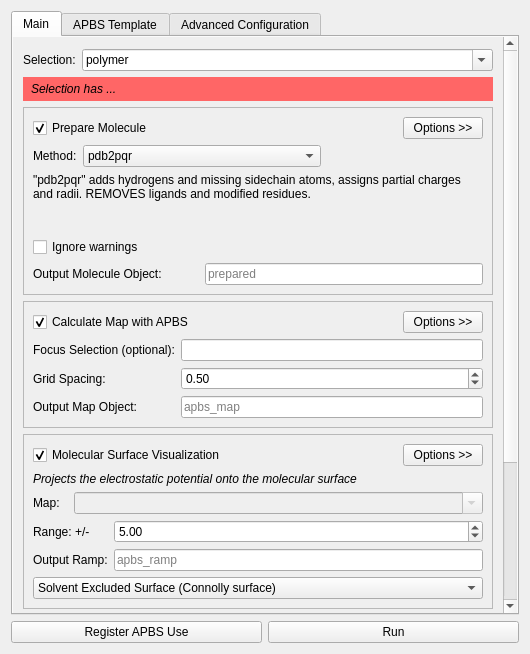
<?xml version="1.0" encoding="UTF-8"?>
<ui version="4.0">
 <class>Form</class>
 <widget class="QWidget" name="Form">
  <property name="geometry">
   <rect>
    <x>0</x>
    <y>0</y>
    <width>530</width>
    <height>654</height>
   </rect>
  </property>
  <property name="baseSize">
   <size>
    <width>200</width>
    <height>200</height>
   </size>
  </property>
  <property name="windowTitle">
   <string notr="true">APBS Electrostatics</string>
  </property>
  <layout class="QVBoxLayout" name="verticalLayout">
   <item>
    <widget class="QTabWidget" name="tabWidget">
     <property name="currentIndex">
      <number>0</number>
     </property>
     <widget class="QScrollArea" name="scrollArea">
      <property name="sizePolicy">
       <sizepolicy hsizetype="MinimumExpanding" vsizetype="Expanding">
        <horstretch>0</horstretch>
        <verstretch>0</verstretch>
       </sizepolicy>
      </property>
      <property name="styleSheet">
       <string notr="true">QWidget[transparent_background=true] {background-color:transparent}</string>
      </property>
      <property name="frameShape">
       <enum>QFrame::NoFrame</enum>
      </property>
      <property name="horizontalScrollBarPolicy">
       <enum>Qt::ScrollBarAlwaysOff</enum>
      </property>
      <property name="widgetResizable">
       <bool>true</bool>
      </property>
      <property name="transparent_background" stdset="0">
       <bool>true</bool>
      </property>
      <attribute name="title">
       <string notr="true">Main</string>
      </attribute>
      <widget class="QWidget" name="scrollAreaWidgetContents">
       <property name="geometry">
        <rect>
         <x>0</x>
         <y>0</y>
         <width>485</width>
         <height>965</height>
        </rect>
       </property>
       <property name="transparent_background" stdset="0">
        <bool>true</bool>
       </property>
       <layout class="QVBoxLayout" name="verticalLayout_16">
        <property name="leftMargin">
         <number>10</number>
        </property>
        <property name="topMargin">
         <number>12</number>
        </property>
        <property name="rightMargin">
         <number>10</number>
        </property>
        <property name="bottomMargin">
         <number>10</number>
        </property>
        <item>
         <layout class="QHBoxLayout" name="horizontalLayout_4">
          <item>
           <widget class="QLabel" name="label">
            <property name="text">
             <string notr="true">Selection:</string>
            </property>
            <property name="buddy">
             <cstring>input_sele</cstring>
            </property>
           </widget>
          </item>
          <item>
           <widget class="QComboBox" name="input_sele">
            <property name="sizePolicy">
             <sizepolicy hsizetype="Expanding" vsizetype="Fixed">
              <horstretch>0</horstretch>
              <verstretch>0</verstretch>
             </sizepolicy>
            </property>
            <property name="editable">
             <bool>true</bool>
            </property>
            <item>
             <property name="text">
              <string notr="true">polymer</string>
             </property>
            </item>
           </widget>
          </item>
         </layout>
        </item>
        <item>
         <widget class="QLabel" name="label_sele_has">
          <property name="font">
           <font>
            <italic>true</italic>
           </font>
          </property>
          <property name="styleSheet">
           <string notr="true">background: #f66; color: black; padding: 5;</string>
          </property>
          <property name="text">
           <string notr="true">Selection has ...</string>
          </property>
         </widget>
        </item>
        <item>
         <widget class="QFrame" name="groupBox">
          <property name="frameShape">
           <enum>QFrame::StyledPanel</enum>
          </property>
          <layout class="QVBoxLayout" name="verticalLayout_2">
           <item>
            <layout class="QHBoxLayout" name="horizontalLayout">
             <item>
              <widget class="QCheckBox" name="do_prepare">
               <property name="toolTip">
                <string notr="true">uncheck if the selected molecule already has partial charges and radii (&quot;elec_radius&quot; property) assigned, e.g. if you have loaded a PQR file</string>
               </property>
               <property name="text">
                <string notr="true">Prepare Molecule</string>
               </property>
               <property name="checked">
                <bool>true</bool>
               </property>
              </widget>
             </item>
             <item>
              <spacer name="horizontalSpacer">
               <property name="orientation">
                <enum>Qt::Horizontal</enum>
               </property>
               <property name="sizeHint" stdset="0">
                <size>
                 <width>40</width>
                 <height>20</height>
                </size>
               </property>
              </spacer>
             </item>
             <item>
              <widget class="QPushButton" name="optbutton_prepare">
               <property name="text">
                <string notr="true">Options &gt;&gt;</string>
               </property>
               <property name="checkable">
                <bool>true</bool>
               </property>
              </widget>
             </item>
            </layout>
           </item>
           <item>
            <widget class="QWidget" name="optarea_prep" native="true">
             <property name="enabled">
              <bool>true</bool>
             </property>
             <property name="sizePolicy">
              <sizepolicy hsizetype="Preferred" vsizetype="Minimum">
               <horstretch>0</horstretch>
               <verstretch>0</verstretch>
              </sizepolicy>
             </property>
             <layout class="QGridLayout" name="gridLayout">
              <property name="sizeConstraint">
               <enum>QLayout::SetDefaultConstraint</enum>
              </property>
              <property name="leftMargin">
               <number>0</number>
              </property>
              <property name="topMargin">
               <number>0</number>
              </property>
              <property name="rightMargin">
               <number>0</number>
              </property>
              <property name="bottomMargin">
               <number>0</number>
              </property>
              <item row="0" column="0">
               <widget class="QLabel" name="label_2">
                <property name="text">
                 <string notr="true">Method:</string>
                </property>
                <property name="buddy">
                 <cstring>prep_method</cstring>
                </property>
               </widget>
              </item>
              <item row="0" column="1" colspan="2">
               <widget class="QComboBox" name="prep_method">
                <item>
                 <property name="text">
                  <string notr="true">pdb2pqr</string>
                 </property>
                </item>
                <item>
                 <property name="text">
                  <string notr="true" comment="what's disambiguation?" extracomment="prepwizard adds hydrogens and missing sidechain atoms, and assigns partial charges. PyMOL's vdw radii will be used. Requires Schrodinger Suite.">prepwizard (SCHRODINGER)</string>
                 </property>
                </item>
                <item>
                 <property name="text">
                  <string notr="true">protein_assign_charges_and_radii</string>
                 </property>
                </item>
                <item>
                 <property name="text">
                  <string notr="true">use formal_charge and vdw</string>
                 </property>
                </item>
                <item>
                 <property name="text">
                  <string notr="true">use CB-pseudocharge and vdw</string>
                 </property>
                </item>
                <item>
                 <property name="text">
                  <string notr="true">use CA-pseudocharge and radius=3.0</string>
                 </property>
                </item>
                <item>
                 <property name="text">
                  <string notr="true">use vdw</string>
                 </property>
                </item>
               </widget>
              </item>
              <item row="0" column="3">
               <spacer name="horizontalSpacer_4">
                <property name="orientation">
                 <enum>Qt::Horizontal</enum>
                </property>
                <property name="sizeHint" stdset="0">
                 <size>
                  <width>40</width>
                  <height>20</height>
                 </size>
                </property>
               </spacer>
              </item>
              <item row="2" column="2" colspan="2">
               <widget class="QLineEdit" name="prep_name">
                <property name="text">
                 <string/>
                </property>
                <property name="placeholderText">
                 <string notr="true">prepared</string>
                </property>
               </widget>
              </item>
              <item row="2" column="0" colspan="2">
               <widget class="QLabel" name="label_3">
                <property name="text">
                 <string notr="true">Output Molecule Object:</string>
                </property>
                <property name="buddy">
                 <cstring>prep_name</cstring>
                </property>
               </widget>
              </item>
              <item row="1" column="0" colspan="4">
               <widget class="QStackedWidget" name="stackedWidget">
                <property name="currentIndex">
                 <number>0</number>
                </property>
                <widget class="QWidget" name="widget_2">
                 <layout class="QVBoxLayout" name="verticalLayout_8">
                  <property name="leftMargin">
                   <number>0</number>
                  </property>
                  <property name="topMargin">
                   <number>0</number>
                  </property>
                  <property name="rightMargin">
                   <number>0</number>
                  </property>
                  <property name="bottomMargin">
                   <number>0</number>
                  </property>
                  <item>
                   <widget class="QLabel" name="label_21">
                    <property name="sizePolicy">
                     <sizepolicy hsizetype="Preferred" vsizetype="Minimum">
                      <horstretch>0</horstretch>
                      <verstretch>0</verstretch>
                     </sizepolicy>
                    </property>
                    <property name="text">
                     <string notr="true">&quot;pdb2pqr&quot; adds hydrogens and missing sidechain atoms, assigns partial charges and radii. REMOVES ligands and modified residues.</string>
                    </property>
                    <property name="alignment">
                     <set>Qt::AlignLeading|Qt::AlignLeft|Qt::AlignTop</set>
                    </property>
                    <property name="wordWrap">
                     <bool>true</bool>
                    </property>
                   </widget>
                  </item>
                  <item>
                   <widget class="QCheckBox" name="pdb2pqr_ignore_warnings">
                    <property name="text">
                     <string notr="true">Ignore warnings</string>
                    </property>
                   </widget>
                  </item>
                 </layout>
                </widget>
                <widget class="QWidget" name="widget">
                 <layout class="QVBoxLayout" name="verticalLayout_9">
                  <property name="leftMargin">
                   <number>0</number>
                  </property>
                  <property name="topMargin">
                   <number>0</number>
                  </property>
                  <property name="rightMargin">
                   <number>0</number>
                  </property>
                  <property name="bottomMargin">
                   <number>0</number>
                  </property>
                  <item>
                   <widget class="QLabel" name="label_22">
                    <property name="sizePolicy">
                     <sizepolicy hsizetype="Preferred" vsizetype="Minimum">
                      <horstretch>0</horstretch>
                      <verstretch>0</verstretch>
                     </sizepolicy>
                    </property>
                    <property name="text">
                     <string notr="true">&quot;prepwizard&quot; adds hydrogens and missing sidechain atoms, and assigns partial charges. Can handle ligands and modified residues. PyMOL's vdw radii will be used. Requires Schrodinger Suite.</string>
                    </property>
                    <property name="alignment">
                     <set>Qt::AlignLeading|Qt::AlignLeft|Qt::AlignTop</set>
                    </property>
                    <property name="wordWrap">
                     <bool>true</bool>
                    </property>
                   </widget>
                  </item>
                  <item>
                   <widget class="QLineEdit" name="prepwizard_args">
                    <property name="toolTip">
                     <string>Additional command line options for prepwizard, for example &quot;-r 2.0&quot; or &quot;-fix&quot;</string>
                    </property>
                    <property name="placeholderText">
                     <string notr="true">extra command line options</string>
                    </property>
                   </widget>
                  </item>
                 </layout>
                </widget>
                <widget class="QWidget" name="page_3">
                 <layout class="QVBoxLayout" name="verticalLayout_10">
                  <property name="leftMargin">
                   <number>0</number>
                  </property>
                  <property name="topMargin">
                   <number>0</number>
                  </property>
                  <property name="rightMargin">
                   <number>0</number>
                  </property>
                  <property name="bottomMargin">
                   <number>0</number>
                  </property>
                  <item>
                   <widget class="QLabel" name="label_23">
                    <property name="sizePolicy">
                     <sizepolicy hsizetype="Preferred" vsizetype="Minimum">
                      <horstretch>0</horstretch>
                      <verstretch>0</verstretch>
                     </sizepolicy>
                    </property>
                    <property name="text">
                     <string notr="true">&quot;protein_assign_charges_and_radii&quot; REMOVES incomplete or modified residues, adds missing C-terminus, and assigns AMBER99 partial charges and radii</string>
                    </property>
                    <property name="alignment">
                     <set>Qt::AlignLeading|Qt::AlignLeft|Qt::AlignTop</set>
                    </property>
                    <property name="wordWrap">
                     <bool>true</bool>
                    </property>
                   </widget>
                  </item>
                 </layout>
                </widget>
                <widget class="QWidget" name="page_4">
                 <layout class="QVBoxLayout" name="verticalLayout_11">
                  <property name="leftMargin">
                   <number>0</number>
                  </property>
                  <property name="topMargin">
                   <number>0</number>
                  </property>
                  <property name="rightMargin">
                   <number>0</number>
                  </property>
                  <property name="bottomMargin">
                   <number>0</number>
                  </property>
                  <item>
                   <widget class="QLabel" name="label_24">
                    <property name="sizePolicy">
                     <sizepolicy hsizetype="Preferred" vsizetype="Minimum">
                      <horstretch>0</horstretch>
                      <verstretch>0</verstretch>
                     </sizepolicy>
                    </property>
                    <property name="text">
                     <string notr="true">Coarse grained charge model: use formal charges (-1/0/1) and PyMOL's vdw radii. Note that missing sidechains of charged residues (e.g. GLU) will not contribute any charge!</string>
                    </property>
                    <property name="alignment">
                     <set>Qt::AlignLeading|Qt::AlignLeft|Qt::AlignTop</set>
                    </property>
                    <property name="wordWrap">
                     <bool>true</bool>
                    </property>
                   </widget>
                  </item>
                 </layout>
                </widget>
                <widget class="QWidget" name="page">
                 <layout class="QVBoxLayout" name="verticalLayout_12">
                  <property name="leftMargin">
                   <number>0</number>
                  </property>
                  <property name="topMargin">
                   <number>0</number>
                  </property>
                  <property name="rightMargin">
                   <number>0</number>
                  </property>
                  <property name="bottomMargin">
                   <number>0</number>
                  </property>
                  <item>
                   <widget class="QLabel" name="label_25">
                    <property name="sizePolicy">
                     <sizepolicy hsizetype="Preferred" vsizetype="Minimum">
                      <horstretch>0</horstretch>
                      <verstretch>0</verstretch>
                     </sizepolicy>
                    </property>
                    <property name="text">
                     <string notr="true">Coarse grained charge model for proteins with &quot;stub&quot; side chains: place a pseudo charge on the CB atom of GLU, ASP, ARG and LYS</string>
                    </property>
                    <property name="alignment">
                     <set>Qt::AlignLeading|Qt::AlignLeft|Qt::AlignTop</set>
                    </property>
                    <property name="wordWrap">
                     <bool>true</bool>
                    </property>
                   </widget>
                  </item>
                 </layout>
                </widget>
                <widget class="QWidget" name="page_2">
                 <layout class="QVBoxLayout" name="verticalLayout_13">
                  <property name="leftMargin">
                   <number>0</number>
                  </property>
                  <property name="topMargin">
                   <number>0</number>
                  </property>
                  <property name="rightMargin">
                   <number>0</number>
                  </property>
                  <property name="bottomMargin">
                   <number>0</number>
                  </property>
                  <item>
                   <widget class="QLabel" name="label_26">
                    <property name="sizePolicy">
                     <sizepolicy hsizetype="Preferred" vsizetype="Minimum">
                      <horstretch>0</horstretch>
                      <verstretch>0</verstretch>
                     </sizepolicy>
                    </property>
                    <property name="text">
                     <string notr="true">Coarse grained charge model for CA-only models: place a pseudo charge on the CA atom of GLU, ASP, ARG and LYS and set a radius of 3.0 for all atoms</string>
                    </property>
                    <property name="alignment">
                     <set>Qt::AlignLeading|Qt::AlignLeft|Qt::AlignTop</set>
                    </property>
                    <property name="wordWrap">
                     <bool>true</bool>
                    </property>
                   </widget>
                  </item>
                 </layout>
                </widget>
                <widget class="QWidget" name="page_5">
                 <layout class="QVBoxLayout" name="verticalLayout_14">
                  <property name="leftMargin">
                   <number>0</number>
                  </property>
                  <property name="topMargin">
                   <number>0</number>
                  </property>
                  <property name="rightMargin">
                   <number>0</number>
                  </property>
                  <property name="bottomMargin">
                   <number>0</number>
                  </property>
                  <item>
                   <widget class="QLabel" name="label_27">
                    <property name="sizePolicy">
                     <sizepolicy hsizetype="Preferred" vsizetype="Minimum">
                      <horstretch>0</horstretch>
                      <verstretch>0</verstretch>
                     </sizepolicy>
                    </property>
                    <property name="text">
                     <string notr="true">Use existing &quot;partial_charge&quot;, use vdw as &quot;elec_radius&quot;</string>
                    </property>
                    <property name="alignment">
                     <set>Qt::AlignLeading|Qt::AlignLeft|Qt::AlignTop</set>
                    </property>
                    <property name="wordWrap">
                     <bool>true</bool>
                    </property>
                   </widget>
                  </item>
                 </layout>
                </widget>
               </widget>
              </item>
             </layout>
            </widget>
           </item>
          </layout>
         </widget>
        </item>
        <item>
         <widget class="QFrame" name="groupBox_2">
          <property name="frameShape">
           <enum>QFrame::StyledPanel</enum>
          </property>
          <layout class="QVBoxLayout" name="verticalLayout_4">
           <item>
            <layout class="QHBoxLayout" name="horizontalLayout_2">
             <item>
              <widget class="QCheckBox" name="do_apbs">
               <property name="text">
                <string notr="true">Calculate Map with APBS</string>
               </property>
               <property name="checked">
                <bool>true</bool>
               </property>
              </widget>
             </item>
             <item>
              <spacer name="horizontalSpacer_2">
               <property name="orientation">
                <enum>Qt::Horizontal</enum>
               </property>
               <property name="sizeHint" stdset="0">
                <size>
                 <width>40</width>
                 <height>20</height>
                </size>
               </property>
              </spacer>
             </item>
             <item>
              <widget class="QPushButton" name="optbutton_apbs">
               <property name="text">
                <string notr="true">Options &gt;&gt;</string>
               </property>
               <property name="checkable">
                <bool>true</bool>
               </property>
              </widget>
             </item>
            </layout>
           </item>
           <item>
            <widget class="QWidget" name="optarea_apbs" native="true">
             <layout class="QGridLayout" name="gridLayout_2">
              <property name="leftMargin">
               <number>0</number>
              </property>
              <property name="topMargin">
               <number>0</number>
              </property>
              <property name="rightMargin">
               <number>0</number>
              </property>
              <property name="bottomMargin">
               <number>0</number>
              </property>
              <item row="1" column="0">
               <widget class="QLabel" name="label_5">
                <property name="toolTip">
                 <string notr="true">limit the expensive fine grid calculation to a region of interest, e.g. a binding pocket</string>
                </property>
                <property name="text">
                 <string notr="true">Focus Selection (optional):</string>
                </property>
                <property name="buddy">
                 <cstring>focus_sele</cstring>
                </property>
               </widget>
              </item>
              <item row="1" column="1">
               <widget class="QLineEdit" name="focus_sele"/>
              </item>
              <item row="3" column="0">
               <widget class="QLabel" name="label_6">
                <property name="text">
                 <string notr="true">Output Map Object:</string>
                </property>
                <property name="buddy">
                 <cstring>apbs_map</cstring>
                </property>
               </widget>
              </item>
              <item row="3" column="1">
               <widget class="QLineEdit" name="apbs_map">
                <property name="text">
                 <string notr="true"/>
                </property>
                <property name="placeholderText">
                 <string notr="true">apbs_map</string>
                </property>
               </widget>
              </item>
              <item row="2" column="0">
               <widget class="QLabel" name="label_20">
                <property name="toolTip">
                 <string notr="true">Grid spacing not guaranteed, will increase grid spacing if grid doesn't fit into memory</string>
                </property>
                <property name="text">
                 <string notr="true">Grid Spacing:</string>
                </property>
                <property name="buddy">
                 <cstring>apbs_grid</cstring>
                </property>
               </widget>
              </item>
              <item row="2" column="1">
               <widget class="QDoubleSpinBox" name="apbs_grid">
                <property name="toolTip">
                 <string notr="true">Angstrom</string>
                </property>
                <property name="minimum">
                 <double>0.010000000000000</double>
                </property>
                <property name="singleStep">
                 <double>0.250000000000000</double>
                </property>
                <property name="value">
                 <double>0.500000000000000</double>
                </property>
               </widget>
              </item>
             </layout>
            </widget>
           </item>
          </layout>
         </widget>
        </item>
        <item>
         <widget class="QFrame" name="groupBox_3">
          <property name="frameShape">
           <enum>QFrame::StyledPanel</enum>
          </property>
          <layout class="QVBoxLayout" name="verticalLayout_3">
           <item>
            <layout class="QHBoxLayout" name="horizontalLayout_3">
             <item>
              <widget class="QCheckBox" name="do_surface">
               <property name="text">
                <string notr="true">Molecular Surface Visualization</string>
               </property>
               <property name="checked">
                <bool>true</bool>
               </property>
              </widget>
             </item>
             <item>
              <spacer name="horizontalSpacer_3">
               <property name="orientation">
                <enum>Qt::Horizontal</enum>
               </property>
               <property name="sizeHint" stdset="0">
                <size>
                 <width>40</width>
                 <height>20</height>
                </size>
               </property>
              </spacer>
             </item>
             <item>
              <widget class="QPushButton" name="optbutton_surface">
               <property name="text">
                <string notr="true">Options &gt;&gt;</string>
               </property>
               <property name="checkable">
                <bool>true</bool>
               </property>
               <property name="flat">
                <bool>false</bool>
               </property>
              </widget>
             </item>
            </layout>
           </item>
           <item>
            <widget class="QWidget" name="optarea_surf" native="true">
             <layout class="QGridLayout" name="gridLayout_3">
              <property name="leftMargin">
               <number>0</number>
              </property>
              <property name="topMargin">
               <number>0</number>
              </property>
              <property name="rightMargin">
               <number>0</number>
              </property>
              <property name="bottomMargin">
               <number>0</number>
              </property>
              <item row="1" column="0">
               <widget class="QLabel" name="label_7">
                <property name="text">
                 <string notr="true">Map:</string>
                </property>
                <property name="buddy">
                 <cstring>surf_map</cstring>
                </property>
               </widget>
              </item>
              <item row="1" column="1" colspan="2">
               <widget class="QComboBox" name="surf_map">
                <property name="enabled">
                 <bool>false</bool>
                </property>
                <property name="editable">
                 <bool>true</bool>
                </property>
               </widget>
              </item>
              <item row="2" column="0" colspan="2">
               <widget class="QLabel" name="label_9">
                <property name="text">
                 <string notr="true">Range: +/-</string>
                </property>
                <property name="buddy">
                 <cstring>surf_range</cstring>
                </property>
               </widget>
              </item>
              <item row="2" column="2">
               <widget class="QDoubleSpinBox" name="surf_range">
                <property name="value">
                 <double>5.000000000000000</double>
                </property>
               </widget>
              </item>
              <item row="3" column="0" colspan="2">
               <widget class="QLabel" name="label_19">
                <property name="text">
                 <string notr="true">Output Ramp:</string>
                </property>
                <property name="buddy">
                 <cstring>surf_ramp</cstring>
                </property>
               </widget>
              </item>
              <item row="3" column="2">
               <widget class="QLineEdit" name="surf_ramp">
                <property name="text">
                 <string notr="true"/>
                </property>
                <property name="placeholderText">
                 <string notr="true">apbs_ramp</string>
                </property>
               </widget>
              </item>
              <item row="4" column="0" colspan="3">
               <widget class="QComboBox" name="surf_type">
                <item>
                 <property name="text">
                  <string notr="true">Solvent Excluded Surface (Connolly surface)</string>
                 </property>
                </item>
                <item>
                 <property name="text">
                  <string notr="true">Solvent Accessible Surface</string>
                 </property>
                </item>
               </widget>
              </item>
              <item row="0" column="0" colspan="3">
               <widget class="QLabel" name="label_15">
                <property name="font">
                 <font>
                  <italic>true</italic>
                 </font>
                </property>
                <property name="text">
                 <string notr="true">Projects the electrostatic potential onto the molecular surface</string>
                </property>
               </widget>
              </item>
             </layout>
            </widget>
           </item>
          </layout>
         </widget>
        </item>
        <item>
         <widget class="QFrame" name="groupBox_7">
          <property name="frameShape">
           <enum>QFrame::StyledPanel</enum>
          </property>
          <layout class="QVBoxLayout" name="verticalLayout_6">
           <item>
            <layout class="QHBoxLayout" name="horizontalLayout_6">
             <item>
              <widget class="QLabel" name="label_4">
               <property name="text">
                <string notr="true">Other Visualizations</string>
               </property>
               <property name="buddy">
                <cstring>optbutton_other</cstring>
               </property>
              </widget>
             </item>
             <item>
              <spacer name="horizontalSpacer_5">
               <property name="orientation">
                <enum>Qt::Horizontal</enum>
               </property>
               <property name="sizeHint" stdset="0">
                <size>
                 <width>40</width>
                 <height>20</height>
                </size>
               </property>
              </spacer>
             </item>
             <item>
              <widget class="QPushButton" name="optbutton_other">
               <property name="text">
                <string notr="true">Options &gt;&gt;</string>
               </property>
               <property name="checkable">
                <bool>true</bool>
               </property>
               <property name="flat">
                <bool>false</bool>
               </property>
              </widget>
             </item>
            </layout>
           </item>
           <item>
            <widget class="QWidget" name="optarea_other" native="true">
             <layout class="QVBoxLayout" name="verticalLayout_7">
              <property name="leftMargin">
               <number>0</number>
              </property>
              <property name="topMargin">
               <number>0</number>
              </property>
              <property name="rightMargin">
               <number>0</number>
              </property>
              <item>
               <widget class="QLabel" name="label_8">
                <property name="sizePolicy">
                 <sizepolicy hsizetype="Preferred" vsizetype="Minimum">
                  <horstretch>0</horstretch>
                  <verstretch>0</verstretch>
                 </sizepolicy>
                </property>
                <property name="font">
                 <font>
                  <italic>true</italic>
                 </font>
                </property>
                <property name="text">
                 <string notr="true">After the map has been calculated, create additional visualizations using the &quot;Action&quot; items in the object menu panel:</string>
                </property>
                <property name="wordWrap">
                 <bool>true</bool>
                </property>
               </widget>
              </item>
              <item>
               <widget class="QLabel" name="label_10">
                <property name="text">
                 <string notr="true">Isosurface with &quot;A &gt; surface &gt; level +/-1.0&quot;</string>
                </property>
                <property name="indent">
                 <number>10</number>
                </property>
               </widget>
              </item>
              <item>
               <widget class="QLabel" name="label_13">
                <property name="text">
                 <string notr="true">Volume with &quot;A &gt; volume &gt; esp&quot;</string>
                </property>
                <property name="indent">
                 <number>10</number>
                </property>
               </widget>
              </item>
              <item>
               <widget class="QLabel" name="label_16">
                <property name="text">
                 <string notr="true">Field lines with &quot;A &gt; gradient &gt; default&quot;</string>
                </property>
                <property name="indent">
                 <number>10</number>
                </property>
               </widget>
              </item>
              <item>
               <widget class="QLabel" name="label_12">
                <property name="text">
                 <string notr="true">Slice with &quot;A &gt; slice &gt; default&quot;</string>
                </property>
                <property name="indent">
                 <number>10</number>
                </property>
               </widget>
              </item>
             </layout>
            </widget>
           </item>
          </layout>
         </widget>
        </item>
        <item>
         <spacer name="verticalSpacer_4">
          <property name="orientation">
           <enum>Qt::Vertical</enum>
          </property>
          <property name="sizeHint" stdset="0">
           <size>
            <width>20</width>
            <height>0</height>
           </size>
          </property>
         </spacer>
        </item>
       </layout>
      </widget>
     </widget>
     <widget class="QWidget" name="tab_3">
      <attribute name="title">
       <string notr="true">APBS Template</string>
      </attribute>
      <layout class="QVBoxLayout" name="verticalLayout_15">
       <property name="leftMargin">
        <number>10</number>
       </property>
       <property name="topMargin">
        <number>12</number>
       </property>
       <property name="rightMargin">
        <number>10</number>
       </property>
       <property name="bottomMargin">
        <number>10</number>
       </property>
       <item>
        <widget class="QLabel" name="label_11">
         <property name="text">
          <string notr="true">Documentation: &lt;a href=&quot;https://apbs.readthedocs.io/en/latest/using/input/elec/&quot;&gt;apbs.readthedocs.io&lt;/a&gt;</string>
         </property>
         <property name="openExternalLinks">
          <bool>true</bool>
         </property>
        </widget>
       </item>
       <item>
        <layout class="QHBoxLayout" name="horizontalLayout_7">
         <item>
          <widget class="QLabel" name="label_28">
           <property name="text">
            <string notr="true">Load existing &quot;apbs.in&quot; file:</string>
           </property>
          </widget>
         </item>
         <item>
          <widget class="QPushButton" name="button_load">
           <property name="text">
            <string notr="true">Browse...</string>
           </property>
          </widget>
         </item>
         <item>
          <spacer name="horizontalSpacer_6">
           <property name="orientation">
            <enum>Qt::Horizontal</enum>
           </property>
           <property name="sizeHint" stdset="0">
            <size>
             <width>40</width>
             <height>20</height>
            </size>
           </property>
          </spacer>
         </item>
         <item>
          <widget class="QPushButton" name="button_reset">
           <property name="text">
            <string notr="true">Reset</string>
           </property>
          </widget>
         </item>
        </layout>
       </item>
       <item>
        <widget class="QPlainTextEdit" name="apbs_template">
         <property name="font">
          <font>
           <family>Monospace</family>
          </font>
         </property>
         <property name="lineWrapMode">
          <enum>QPlainTextEdit::NoWrap</enum>
         </property>
         <property name="plainText">
          <string notr="true"/>
         </property>
        </widget>
       </item>
      </layout>
     </widget>
     <widget class="QWidget" name="tab_2">
      <attribute name="title">
       <string notr="true">Advanced Configuration</string>
      </attribute>
      <layout class="QVBoxLayout" name="verticalLayout_18">
       <property name="leftMargin">
        <number>10</number>
       </property>
       <property name="topMargin">
        <number>12</number>
       </property>
       <property name="rightMargin">
        <number>10</number>
       </property>
       <property name="bottomMargin">
        <number>10</number>
       </property>
       <item>
        <widget class="QGroupBox" name="groupBox_5">
         <property name="title">
          <string notr="true">Program Locations</string>
         </property>
         <layout class="QGridLayout" name="gridLayout_9">
          <item row="0" column="0">
           <widget class="QLabel" name="label_14">
            <property name="text">
             <string notr="true">apbs</string>
            </property>
            <property name="buddy">
             <cstring>apbs_exe</cstring>
            </property>
           </widget>
          </item>
          <item row="0" column="1">
           <widget class="QLineEdit" name="apbs_exe"/>
          </item>
          <item row="0" column="2">
           <widget class="QPushButton" name="apbs_exe_browse">
            <property name="text">
             <string notr="true">...</string>
            </property>
           </widget>
          </item>
          <item row="1" column="0">
           <widget class="QLabel" name="label_17">
            <property name="text">
             <string notr="true">pdb2pqr</string>
            </property>
            <property name="buddy">
             <cstring>pdb2pqr_exe</cstring>
            </property>
           </widget>
          </item>
          <item row="1" column="1">
           <widget class="QLineEdit" name="pdb2pqr_exe"/>
          </item>
          <item row="1" column="2">
           <widget class="QPushButton" name="pdb2pqr_exe_browse">
            <property name="text">
             <string notr="true">...</string>
            </property>
           </widget>
          </item>
         </layout>
        </widget>
       </item>
       <item>
        <widget class="QGroupBox" name="groupBox_4">
         <property name="title">
          <string notr="true">pdb2pqr</string>
         </property>
         <layout class="QGridLayout" name="gridLayout_10">
          <item row="0" column="0">
           <widget class="QLabel" name="label_18">
            <property name="text">
             <string notr="true">command line options:</string>
            </property>
            <property name="buddy">
             <cstring>pdb2pqr_args</cstring>
            </property>
           </widget>
          </item>
          <item row="0" column="1">
           <widget class="QLineEdit" name="pdb2pqr_args">
            <property name="text">
             <string notr="true">--ff=AMBER</string>
            </property>
           </widget>
          </item>
          <item row="1" column="0" colspan="2">
           <widget class="QCheckBox" name="pdb2pqr_fixrna">
            <property name="text">
             <string notr="true">For RNA, use residue names RA, RC, RG, RU</string>
            </property>
            <property name="checked">
             <bool>true</bool>
            </property>
           </widget>
          </item>
         </layout>
        </widget>
       </item>
       <item>
        <widget class="QGroupBox" name="groupBox_6">
         <property name="title">
          <string notr="true">Objects and Files</string>
         </property>
         <layout class="QVBoxLayout" name="verticalLayout_17">
          <item>
           <widget class="QCheckBox" name="check_no_group">
            <property name="text">
             <string notr="true">Don't group new objects</string>
            </property>
           </widget>
          </item>
          <item>
           <widget class="QCheckBox" name="check_preserve">
            <property name="text">
             <string notr="true">Don't delete temporary files</string>
            </property>
           </widget>
          </item>
         </layout>
        </widget>
       </item>
       <item>
        <spacer name="verticalSpacer">
         <property name="orientation">
          <enum>Qt::Vertical</enum>
         </property>
         <property name="sizeHint" stdset="0">
          <size>
           <width>20</width>
           <height>40</height>
          </size>
         </property>
        </spacer>
       </item>
      </layout>
     </widget>
    </widget>
   </item>
   <item>
    <layout class="QHBoxLayout" name="horizontalLayout_5">
     <item>
      <widget class="QPushButton" name="button_register">
       <property name="text">
        <string notr="true">Register APBS Use</string>
       </property>
      </widget>
     </item>
     <item>
      <widget class="QPushButton" name="button_ok">
       <property name="text">
        <string notr="true">Run</string>
       </property>
      </widget>
     </item>
    </layout>
   </item>
  </layout>
 </widget>
 <tabstops>
  <tabstop>input_sele</tabstop>
  <tabstop>do_prepare</tabstop>
  <tabstop>prep_method</tabstop>
  <tabstop>prep_name</tabstop>
  <tabstop>do_apbs</tabstop>
  <tabstop>focus_sele</tabstop>
  <tabstop>apbs_grid</tabstop>
  <tabstop>apbs_map</tabstop>
  <tabstop>do_surface</tabstop>
  <tabstop>surf_map</tabstop>
  <tabstop>surf_range</tabstop>
  <tabstop>surf_ramp</tabstop>
  <tabstop>surf_type</tabstop>
  <tabstop>button_register</tabstop>
  <tabstop>button_ok</tabstop>
  <tabstop>tabWidget</tabstop>
  <tabstop>apbs_exe</tabstop>
  <tabstop>apbs_exe_browse</tabstop>
  <tabstop>pdb2pqr_exe</tabstop>
  <tabstop>pdb2pqr_exe_browse</tabstop>
  <tabstop>pdb2pqr_args</tabstop>
 </tabstops>
 <resources/>
 <connections>
  <connection>
   <sender>optbutton_surface</sender>
   <signal>toggled(bool)</signal>
   <receiver>optarea_surf</receiver>
   <slot>setVisible(bool)</slot>
   <hints>
    <hint type="sourcelabel">
     <x>484</x>
     <y>206</y>
    </hint>
    <hint type="destinationlabel">
     <x>368</x>
     <y>261</y>
    </hint>
   </hints>
  </connection>
  <connection>
   <sender>do_surface</sender>
   <signal>toggled(bool)</signal>
   <receiver>optarea_surf</receiver>
   <slot>setEnabled(bool)</slot>
   <hints>
    <hint type="sourcelabel">
     <x>268</x>
     <y>210</y>
    </hint>
    <hint type="destinationlabel">
     <x>269</x>
     <y>261</y>
    </hint>
   </hints>
  </connection>
  <connection>
   <sender>optbutton_apbs</sender>
   <signal>toggled(bool)</signal>
   <receiver>optarea_apbs</receiver>
   <slot>setVisible(bool)</slot>
   <hints>
    <hint type="sourcelabel">
     <x>484</x>
     <y>51</y>
    </hint>
    <hint type="destinationlabel">
     <x>320</x>
     <y>94</y>
    </hint>
   </hints>
  </connection>
  <connection>
   <sender>do_apbs</sender>
   <signal>toggled(bool)</signal>
   <receiver>optarea_apbs</receiver>
   <slot>setEnabled(bool)</slot>
   <hints>
    <hint type="sourcelabel">
     <x>229</x>
     <y>53</y>
    </hint>
    <hint type="destinationlabel">
     <x>145</x>
     <y>94</y>
    </hint>
   </hints>
  </connection>
  <connection>
   <sender>optbutton_prepare</sender>
   <signal>toggled(bool)</signal>
   <receiver>optarea_prep</receiver>
   <slot>setVisible(bool)</slot>
   <hints>
    <hint type="sourcelabel">
     <x>484</x>
     <y>-155</y>
    </hint>
    <hint type="destinationlabel">
     <x>325</x>
     <y>-89</y>
    </hint>
   </hints>
  </connection>
  <connection>
   <sender>do_prepare</sender>
   <signal>toggled(bool)</signal>
   <receiver>optarea_prep</receiver>
   <slot>setEnabled(bool)</slot>
   <hints>
    <hint type="sourcelabel">
     <x>157</x>
     <y>-163</y>
    </hint>
    <hint type="destinationlabel">
     <x>128</x>
     <y>-90</y>
    </hint>
   </hints>
  </connection>
  <connection>
   <sender>apbs_map</sender>
   <signal>textChanged(QString)</signal>
   <receiver>surf_map</receiver>
   <slot>setEditText(QString)</slot>
   <hints>
    <hint type="sourcelabel">
     <x>442</x>
     <y>163</y>
    </hint>
    <hint type="destinationlabel">
     <x>442</x>
     <y>297</y>
    </hint>
   </hints>
  </connection>
  <connection>
   <sender>do_apbs</sender>
   <signal>toggled(bool)</signal>
   <receiver>surf_map</receiver>
   <slot>setDisabled(bool)</slot>
   <hints>
    <hint type="sourcelabel">
     <x>229</x>
     <y>53</y>
    </hint>
    <hint type="destinationlabel">
     <x>442</x>
     <y>297</y>
    </hint>
   </hints>
  </connection>
  <connection>
   <sender>optbutton_other</sender>
   <signal>toggled(bool)</signal>
   <receiver>optarea_other</receiver>
   <slot>setVisible(bool)</slot>
   <hints>
    <hint type="sourcelabel">
     <x>484</x>
     <y>435</y>
    </hint>
    <hint type="destinationlabel">
     <x>429</x>
     <y>502</y>
    </hint>
   </hints>
  </connection>
  <connection>
   <sender>prep_method</sender>
   <signal>currentIndexChanged(int)</signal>
   <receiver>stackedWidget</receiver>
   <slot>setCurrentIndex(int)</slot>
   <hints>
    <hint type="sourcelabel">
     <x>401</x>
     <y>-119</y>
    </hint>
    <hint type="destinationlabel">
     <x>199</x>
     <y>-38</y>
    </hint>
   </hints>
  </connection>
 </connections>
</ui>
